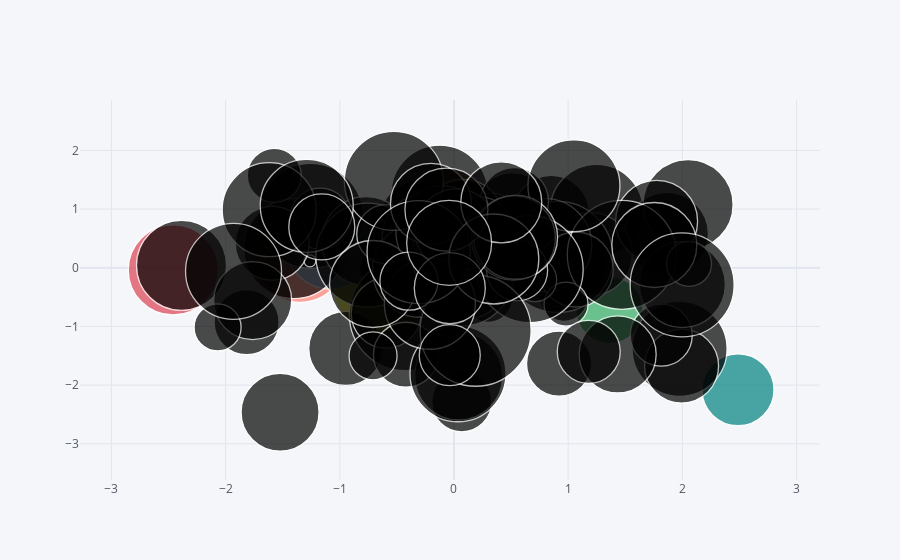

Notebook code cell kept with this figure:
### Code cell
df.iplot(kind='bubble', x="A", y="B", size="C")
